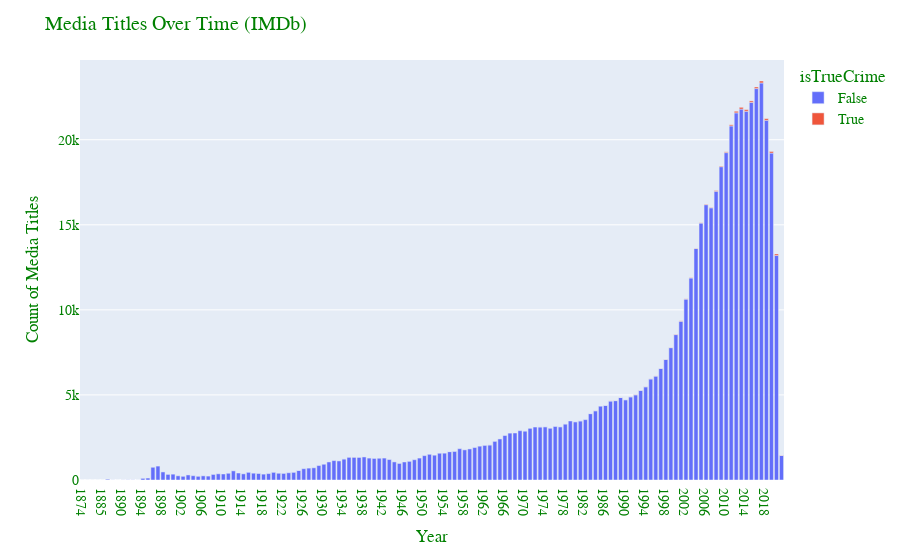

The notebook cell saved with this chart:
### Markdown cell above
### __Could this just be the result of media content increasing overall?__

Create a time series stacked bar chart from the media_titles dataframe, with the x axis being years and the y being the count of titles.  Part of the stack should be all media titles, and the remaining is specific to true crime.

 _Assumptions:_
  * IMDB is _comprehensive_, meaning it has all the titles we need to truly get a count of titles, both overall and for True Crime media.  We have already cleaned the data and dropped many titles, so we can only use this data to approximately _compare the years_ to each other.

### Code cell
media_titles_count = media_titles.groupby(['startYear', 'isTrueCrime'])['tconst'].count().reset_index()
fig = px.bar(media_titles_count, x="startYear", y="tconst", color='isTrueCrime')


fig.update_layout(
    title="Media Titles Over Time (IMDb)",
    xaxis_title="Year",
    yaxis_title="Count of Media Titles",
    font=dict(
        family="Times New Roman",
        size=14,
        color="Green"
    )
)

### Figure 1 — Plotly figure (JSON) as saved in the notebook; plotly's stock layout.template omitted (floating-point values rounded to 4 significant figures; data arrays with more than 128 entries replaced by an {"elided": "..."} marker saying what was removed)
{"data": [{"alignmentgroup": "True", "hovertemplate": "isTrueCrime=False<br>startYear=%{x}<br>tconst=%{y}<extra></extra>", "legendgroup": "False", "marker": {"color": "#636efa"}, "name": "False", "offsetgroup": "False", "orientation": "v", "showlegend": true, "textposition": "auto", "type": "bar", "x": {"elided": "140 str values"}, "xaxis": "x", "y": {"elided": "140 int values"}, "yaxis": "y"}, {"alignmentgroup": "True", "hovertemplate": "isTrueCrime=True<br>startYear=%{x}<br>tconst=%{y}<extra></extra>", "legendgroup": "True", "marker": {"color": "#EF553B"}, "name": "True", "offsetgroup": "True", "orientation": "v", "showlegend": true, "textposition": "auto", "type": "bar", "x": ["1925", "1934", "1936", "1937", "1951", "1955", "1963", "1970", "1971", "1973", "1974", "1977", "1978", "1980", "1981", "1983", "1984", "1986", "1987", "1988", "1989", "1990", "1991", "1992", "1993", "1994", "1995", "1996", "1997", "1998", "1999", "2000", "2001", "2002", "2003", "2004", "2005", "2006", "2007", "2008", "2009", "2010", "2011", "2012", "2013", "2014", "2015", "2016", "2017", "2018", "2019", "2020", "2021"], "xaxis": "x", "y": [1, 1, 5, 1, 1, 1, 2, 1, 1, 1, 2, 1, 2, 2, 2, 1, 5, 1, 6, 7, 4, 2, 5, 11, 6, 8, 6, 9, 6, 12, 13, 21, 23, 15, 22, 20, 16, 31, 26, 45, 40, 45, 66, 93, 106, 95, 87, 94, 114, 99, 92, 91, 16], "yaxis": "y"}], "layout": {"barmode": "relative", "font": {"color": "Green", "family": "Times New Roman", "size": 14}, "legend": {"title": {"text": "isTrueCrime"}, "tracegroupgap": 0}, "margin": {"t": 60}, "title": {"text": "Media Titles Over Time (IMDb)"}, "xaxis": {"anchor": "y", "domain": [0, 1], "title": {"text": "Year"}}, "yaxis": {"anchor": "x", "domain": [0, 1], "title": {"text": "Count of Media Titles"}}}}
